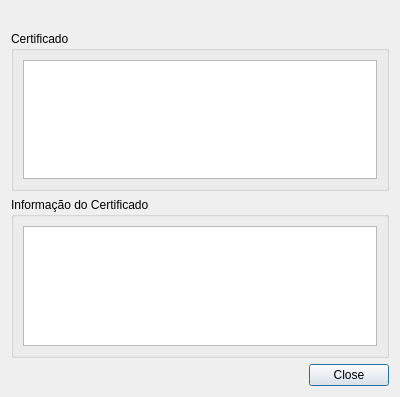
<ui version="4.0" >
 <class>UIVizCCertificateInformation</class>
 <widget class="QDialog" name="UIVizCCertificateInformation" >
  <property name="geometry" >
   <rect>
    <x>0</x>
    <y>0</y>
    <width>400</width>
    <height>397</height>
   </rect>
  </property>
  <property name="windowTitle" >
   <string>Informações do Certificado de Segurança</string>
  </property>
  <layout class="QVBoxLayout" >
   <item>
    <widget class="QLabel" name="cipherLabel" />
   </item>
   <item>
    <widget class="QGroupBox" name="groupBox" >
     <property name="title" >
      <string>Certificado</string>
     </property>
     <layout class="QHBoxLayout" >
      <item>
       <widget class="QListWidget" name="certificationPathView" />
      </item>
     </layout>
    </widget>
   </item>
   <item>
    <widget class="QGroupBox" name="groupBox_2" >
     <property name="title" >
      <string>Informação do Certificado</string>
     </property>
     <layout class="QHBoxLayout" >
      <item>
       <widget class="QListWidget" name="certificateInfoView" />
      </item>
     </layout>
    </widget>
   </item>
   <item>
    <layout class="QHBoxLayout" >
     <item>
      <spacer>
       <property name="orientation" >
        <enum>Qt::Horizontal</enum>
       </property>
       <property name="sizeHint" stdset="0" >
        <size>
         <width>40</width>
         <height>20</height>
        </size>
       </property>
      </spacer>
     </item>
     <item>
      <widget class="QDialogButtonBox" name="buttonBox" >
       <property name="standardButtons" >
        <set>QDialogButtonBox::Close</set>
       </property>
      </widget>
     </item>
    </layout>
   </item>
  </layout>
 </widget>
 <resources/>
 <connections>
  <connection>
   <sender>buttonBox</sender>
   <signal>clicked(QAbstractButton*)</signal>
   <receiver>UIVizCCertificateInformation</receiver>
   <slot>accept()</slot>
   <hints>
    <hint type="sourcelabel" >
     <x>343</x>
     <y>374</y>
    </hint>
    <hint type="destinationlabel" >
     <x>352</x>
     <y>422</y>
    </hint>
   </hints>
  </connection>
 </connections>
</ui>
